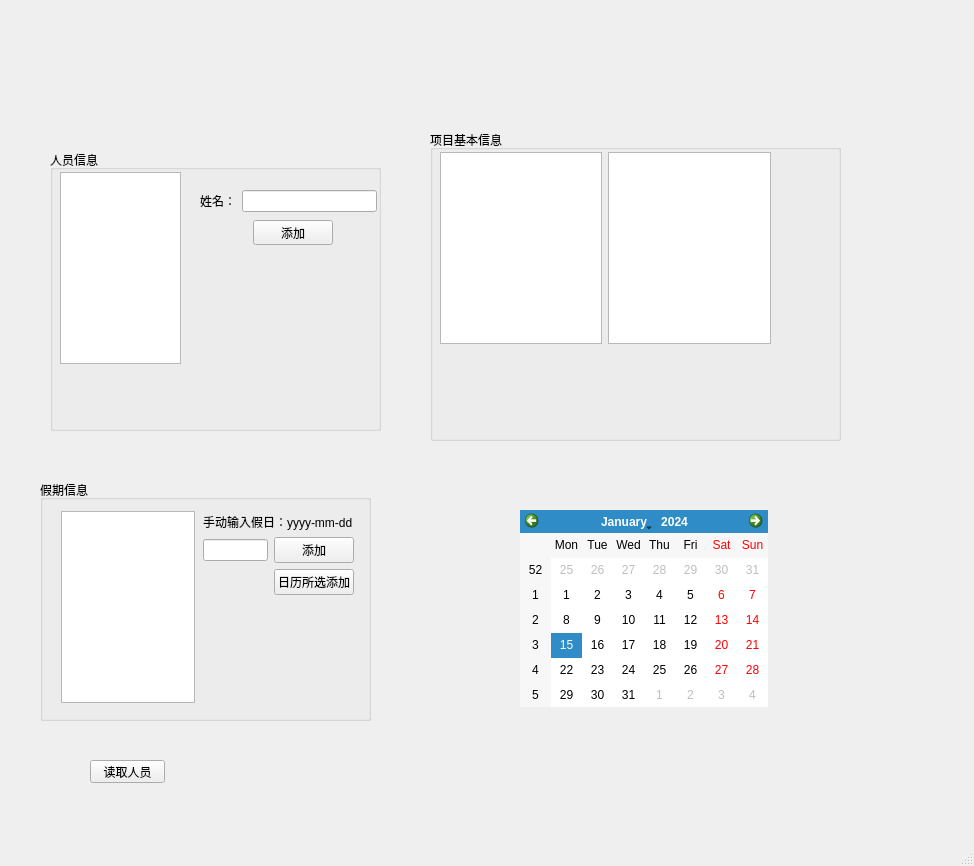
<?xml version="1.0" encoding="UTF-8"?>
<ui version="4.0">
 <class>MainWindow</class>
 <widget class="QMainWindow" name="MainWindow">
  <property name="geometry">
   <rect>
    <x>0</x>
    <y>0</y>
    <width>974</width>
    <height>866</height>
   </rect>
  </property>
  <property name="windowTitle">
   <string>MainWindow</string>
  </property>
  <widget class="QWidget" name="centralwidget">
   <widget class="QCalendarWidget" name="calendarWidget">
    <property name="geometry">
     <rect>
      <x>520</x>
      <y>510</y>
      <width>248</width>
      <height>197</height>
     </rect>
    </property>
   </widget>
   <widget class="QGroupBox" name="groupBox">
    <property name="geometry">
     <rect>
      <x>50</x>
      <y>150</y>
      <width>331</width>
      <height>281</height>
     </rect>
    </property>
    <property name="title">
     <string>人员信息</string>
    </property>
    <widget class="QListWidget" name="personListWidget">
     <property name="geometry">
      <rect>
       <x>10</x>
       <y>22</y>
       <width>121</width>
       <height>192</height>
      </rect>
     </property>
    </widget>
    <widget class="QWidget" name="">
     <property name="geometry">
      <rect>
       <x>160</x>
       <y>70</y>
       <width>123</width>
       <height>25</height>
      </rect>
     </property>
     <layout class="QHBoxLayout" name="horizontalLayout_3">
      <item>
       <spacer name="horizontalSpacer_2">
        <property name="orientation">
         <enum>Qt::Horizontal</enum>
        </property>
        <property name="sizeHint" stdset="0">
         <size>
          <width>40</width>
          <height>20</height>
         </size>
        </property>
       </spacer>
      </item>
      <item>
       <widget class="QPushButton" name="pushButton_4">
        <property name="text">
         <string>添加</string>
        </property>
       </widget>
      </item>
     </layout>
    </widget>
    <widget class="QWidget" name="">
     <property name="geometry">
      <rect>
       <x>150</x>
       <y>40</y>
       <width>177</width>
       <height>22</height>
      </rect>
     </property>
     <layout class="QHBoxLayout" name="horizontalLayout_4">
      <item>
       <widget class="QLabel" name="label_2">
        <property name="text">
         <string>姓名：</string>
        </property>
       </widget>
      </item>
      <item>
       <widget class="QLineEdit" name="lineEdit_2"/>
      </item>
     </layout>
    </widget>
   </widget>
   <widget class="QGroupBox" name="groupBox_2">
    <property name="geometry">
     <rect>
      <x>430</x>
      <y>130</y>
      <width>411</width>
      <height>311</height>
     </rect>
    </property>
    <property name="title">
     <string>项目基本信息</string>
    </property>
    <widget class="QListWidget" name="projectPersonListWidget">
     <property name="geometry">
      <rect>
       <x>178</x>
       <y>22</y>
       <width>163</width>
       <height>192</height>
      </rect>
     </property>
    </widget>
    <widget class="QListWidget" name="projectListWidget">
     <property name="geometry">
      <rect>
       <x>10</x>
       <y>22</y>
       <width>162</width>
       <height>192</height>
      </rect>
     </property>
    </widget>
   </widget>
   <widget class="QGroupBox" name="groupBox_3">
    <property name="geometry">
     <rect>
      <x>40</x>
      <y>480</y>
      <width>331</width>
      <height>241</height>
     </rect>
    </property>
    <property name="title">
     <string>假期信息</string>
    </property>
    <widget class="QListWidget" name="holidayListWidget">
     <property name="geometry">
      <rect>
       <x>21</x>
       <y>31</y>
       <width>134</width>
       <height>192</height>
      </rect>
     </property>
    </widget>
    <widget class="QWidget" name="">
     <property name="geometry">
      <rect>
       <x>163</x>
       <y>33</y>
       <width>151</width>
       <height>191</height>
      </rect>
     </property>
     <layout class="QVBoxLayout" name="verticalLayout">
      <item>
       <widget class="QLabel" name="label">
        <property name="text">
         <string>手动输入假日：yyyy-mm-dd</string>
        </property>
       </widget>
      </item>
      <item>
       <layout class="QHBoxLayout" name="horizontalLayout">
        <item>
         <widget class="QLineEdit" name="lineEdit"/>
        </item>
        <item>
         <widget class="QPushButton" name="pushButton_2">
          <property name="text">
           <string>添加</string>
          </property>
         </widget>
        </item>
       </layout>
      </item>
      <item>
       <layout class="QHBoxLayout" name="horizontalLayout_2">
        <item>
         <spacer name="horizontalSpacer">
          <property name="orientation">
           <enum>Qt::Horizontal</enum>
          </property>
          <property name="sizeHint" stdset="0">
           <size>
            <width>40</width>
            <height>20</height>
           </size>
          </property>
         </spacer>
        </item>
        <item>
         <widget class="QPushButton" name="pushButton_3">
          <property name="text">
           <string>日历所选添加</string>
          </property>
         </widget>
        </item>
       </layout>
      </item>
      <item>
       <spacer name="verticalSpacer">
        <property name="orientation">
         <enum>Qt::Vertical</enum>
        </property>
        <property name="sizeHint" stdset="0">
         <size>
          <width>20</width>
          <height>40</height>
         </size>
        </property>
       </spacer>
      </item>
     </layout>
    </widget>
   </widget>
   <widget class="QPushButton" name="pushButton">
    <property name="geometry">
     <rect>
      <x>90</x>
      <y>760</y>
      <width>75</width>
      <height>23</height>
     </rect>
    </property>
    <property name="text">
     <string>读取人员</string>
    </property>
   </widget>
  </widget>
  <widget class="QMenuBar" name="menubar">
   <property name="geometry">
    <rect>
     <x>0</x>
     <y>0</y>
     <width>974</width>
     <height>23</height>
    </rect>
   </property>
  </widget>
  <widget class="QStatusBar" name="statusbar"/>
 </widget>
 <resources/>
 <connections/>
</ui>
